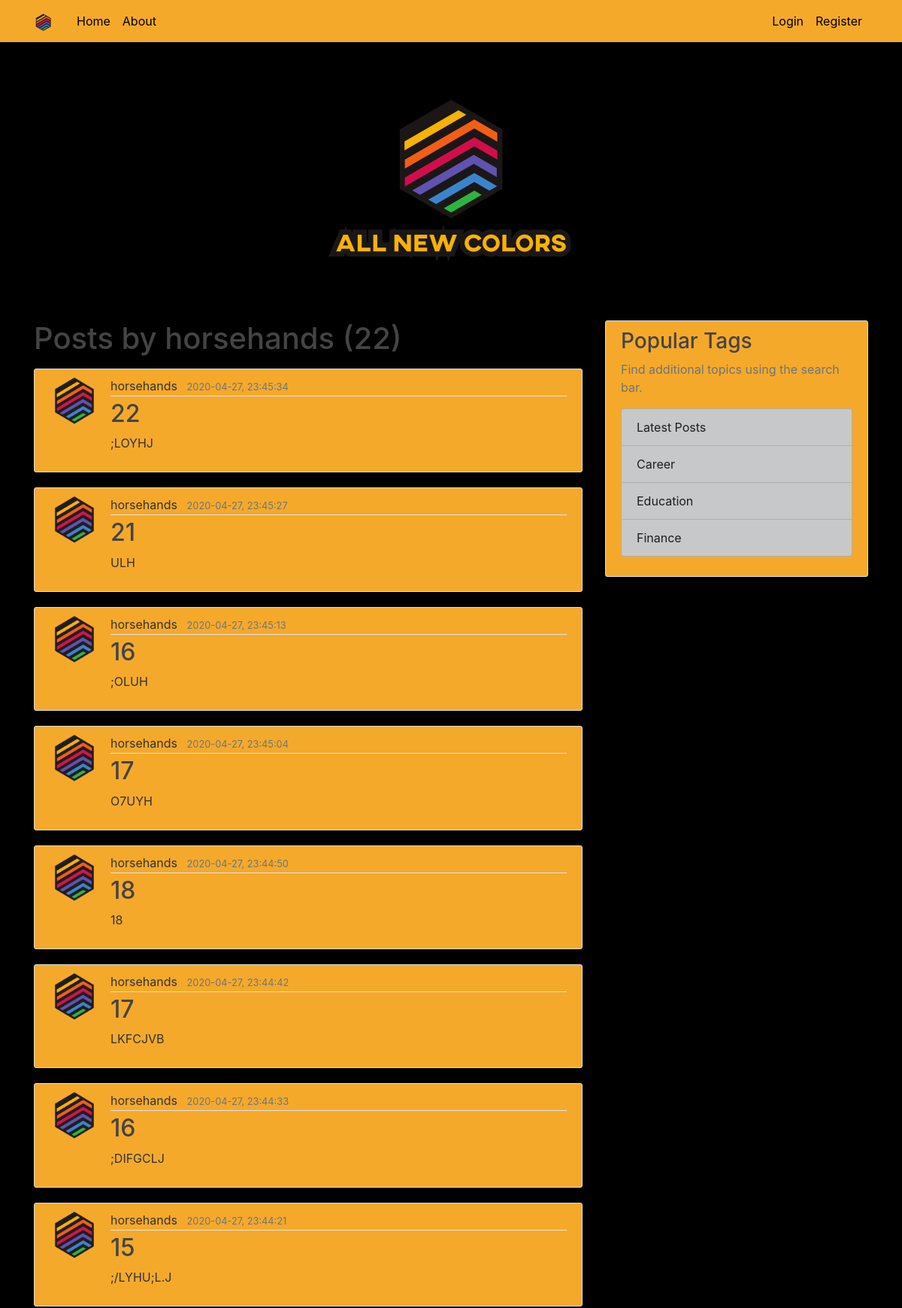
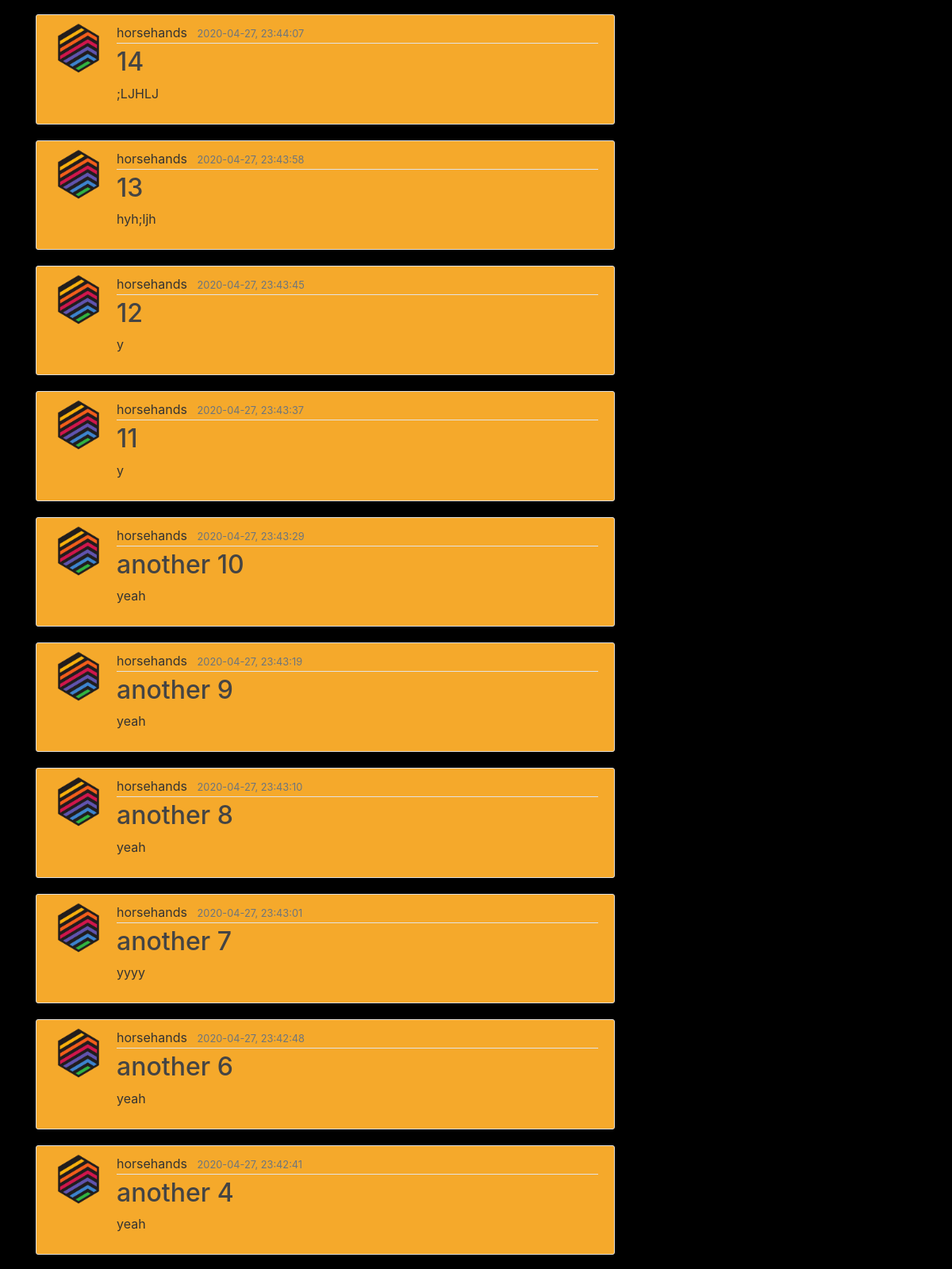
Page /user/horsehands (upper part) on the committed database (2 pictures, top to bottom).
### main/models.py (models this page shows, shortened)
class User(db.Model, UserMixin):
	id = db.Column(db.Integer, primary_key=True)
	username = db.Column(db.String(20), unique=True, nullable=False)
	email = db.Column(db.String(120), unique=True, nullable=False)
	image_file = db.Column(db.String(20), nullable=False, default='profile-default.png')
	password = db.Column(db.String(60), nullable=False)
	posts = db.relationship('Post', backref='author', lazy=True)

class Post(db.Model):
	id = db.Column(db.Integer, primary_key=True)
	title = db.Column(db.String(100), nullable=False)
	date_posted = db.Column(db.DateTime, nullable=False, default=datetime.utcnow)
	content = db.Column(db.Text, nullable=False)
	user_id = db.Column(db.Integer, db.ForeignKey('user.id'), nullable=False)

### main/routes.py (the view)
@app.route('/user/<string:username>')
def user_posts(username):
    page = request.args.get('page', 1, type=int)
    user = User.query.filter_by(username=username).first_or_404()
    posts = Post.query.filter_by(author=user).order_by(
        Post.date_posted.desc()).paginate(page=page, per_page=20)
    return render_template('user_posts.html', posts=posts, user=user)

### main/templates/user_posts.html (shortened to what this page needs)
{% extends "layout.html" %}
{% block content %}
    <h1 class='mb-3'>Posts by {{ user.username }} ({{ posts.total }})</h1>
    {% for post in posts.items %}
        <article class="media content-section">
            <img class="rounded-circle article-img"
                src="{{ url_for('static', filename='profile_pics/' + post.author.image_file) }}">
            <div class="media-body">
                <div class="article-metadata">
                    <a class="mr-2" href="{{ url_for('user_posts', username=post.author.username) }}">{{ post.author.username }}</a>
                    <small class="text-muted">{{ post.date_posted.strftime("%Y-%m-%d, %H:%M:%S") }}</small>
                </div>
                <h2><a class="article-title" href="{{ url_for('post', post_id=post.id) }}">{{ post.title }}</a></h2>
                <p class="article-content">{{ post.content }}</p>
            </div>
        </article>
    {% endfor %}
{% endblock content %}

### main/static/main.css (style rules this page uses)
a { color: #333333; }
body { background: #000000; color: #333333; margin-top: 5rem; }
h1, h2, h3, h4, h5, h6 { color: #444444; }
.content-section { background: #F5A92B; padding: 10px 20px; border: 1px solid #dddddd; border-radius: 3px; margin-bottom: 20px; }
.article-title { color: #444444; }
.article-content { white-space: pre-line; }
.article-img { height: 65px; width: 65px; margin-right: 16px; }
.article-metadata { padding-bottom: 1px; margin-bottom: 4px; border-bottom: 1px solid #e3e3e3; }

### rows in the picture
User: username "horsehands"
Post: image_file (picture), author.username "horsehands", date_posted "2020-04-27, 23:45:34", title "22", content ";LOYHJ"
Post: image_file (picture), author.username "horsehands", date_posted "2020-04-27, 23:45:27", title "21", content "ULH"
Post: image_file (picture), author.username "horsehands", date_posted "2020-04-27, 23:45:13", title "16", content ";OLUH"
Post: image_file (picture), author.username "horsehands", date_posted "2020-04-27, 23:45:04", title "17", content "O7UYH"
Post: image_file (picture), author.username "horsehands", date_posted "2020-04-27, 23:44:50", title "18", content "18"
Post: image_file (picture), author.username "horsehands", date_posted "2020-04-27, 23:44:42", title "17", content "LKFCJVB"
Post: image_file (picture), author.username "horsehands", date_posted "2020-04-27, 23:44:33", title "16", content ";DIFGCLJ"
Post: image_file (picture), author.username "horsehands", date_posted "2020-04-27, 23:44:21", title "15", content ";/LYHU;L.J"
Post: image_file (picture), author.username "horsehands", date_posted "2020-04-27, 23:44:07", title "14", content ";LJHLJ"
Post: image_file (picture), author.username "horsehands", date_posted "2020-04-27, 23:43:58", title "13", content "hyh;ljh"
Post: image_file (picture), author.username "horsehands", date_posted "2020-04-27, 23:43:45", title "12", content "y"
Post: image_file (picture), author.username "horsehands", date_posted "2020-04-27, 23:43:37", title "11", content "y"
Post: image_file (picture), author.username "horsehands", date_posted "2020-04-27, 23:43:29", title "another 10", content "yeah"
Post: image_file (picture), author.username "horsehands", date_posted "2020-04-27, 23:43:19", title "another 9", content "yeah"
Post: image_file (picture), author.username "horsehands", date_posted "2020-04-27, 23:43:10", title "another 8", content "yeah"
Post: image_file (picture), author.username "horsehands", date_posted "2020-04-27, 23:43:01", title "another 7", content "yyyy"
Post: image_file (picture), author.username "horsehands", date_posted "2020-04-27, 23:42:48", title "another 6", content "yeah"
Post: image_file (picture), author.username "horsehands", date_posted "2020-04-27, 23:42:41", title "another 4", content "yeah"

### other values in the picture
{{ posts.total }} "22"
